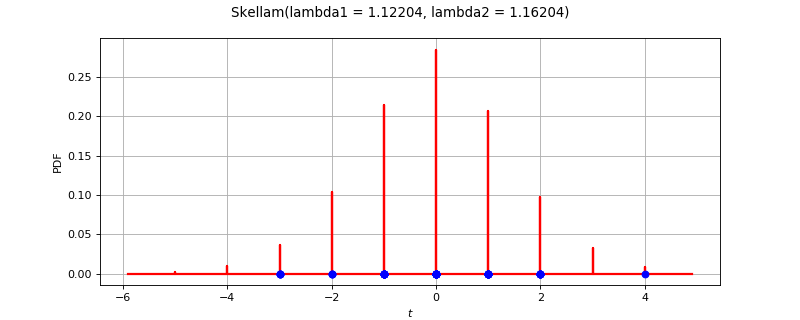

This figure's Python source:
import openturns as ot
from matplotlib import pyplot as plt
from openturns.viewer import View
ot.RandomGenerator.SetSeed(0)
factory = ot.SkellamFactory()
ref = factory.build()
dimension = ref.getDimension()
if dimension <= 2:
    sample = ref.getSample(50)
    distribution = factory.build(sample)
    if dimension == 1:
        distribution.setDescription(['$t$'])
        pdf_graph = distribution.drawPDF(256)
        cloud = ot.Cloud(sample, ot.Sample(sample.getSize(), 1))
        cloud.setColor('blue')
        cloud.setPointStyle('fcircle')
        pdf_graph.add(cloud)
        pdf_graph.setTitle(str(distribution))
        fig = plt.figure(figsize=(10, 4))
        pdf_axis = fig.add_subplot(111)
        View(pdf_graph, figure=fig, axes=[pdf_axis], add_legend=False)
    else:
        sample = ref.getSample(500)
        distribution.setDescription(['$t_0$', '$t_1$'])
        pdf_graph = distribution.drawPDF([256]*2)
        cloud = ot.Cloud(sample)
        cloud.setColor('red')
        cloud.setPointStyle('fcircle')
        pdf_graph.add(cloud)
        pdf_graph.setTitle(str(distribution))
        fig = plt.figure(figsize=(10, 4))
        pdf_axis = fig.add_subplot(111)
        View(pdf_graph, figure=fig, axes=[pdf_axis], add_legend=False, square_axes=True)
